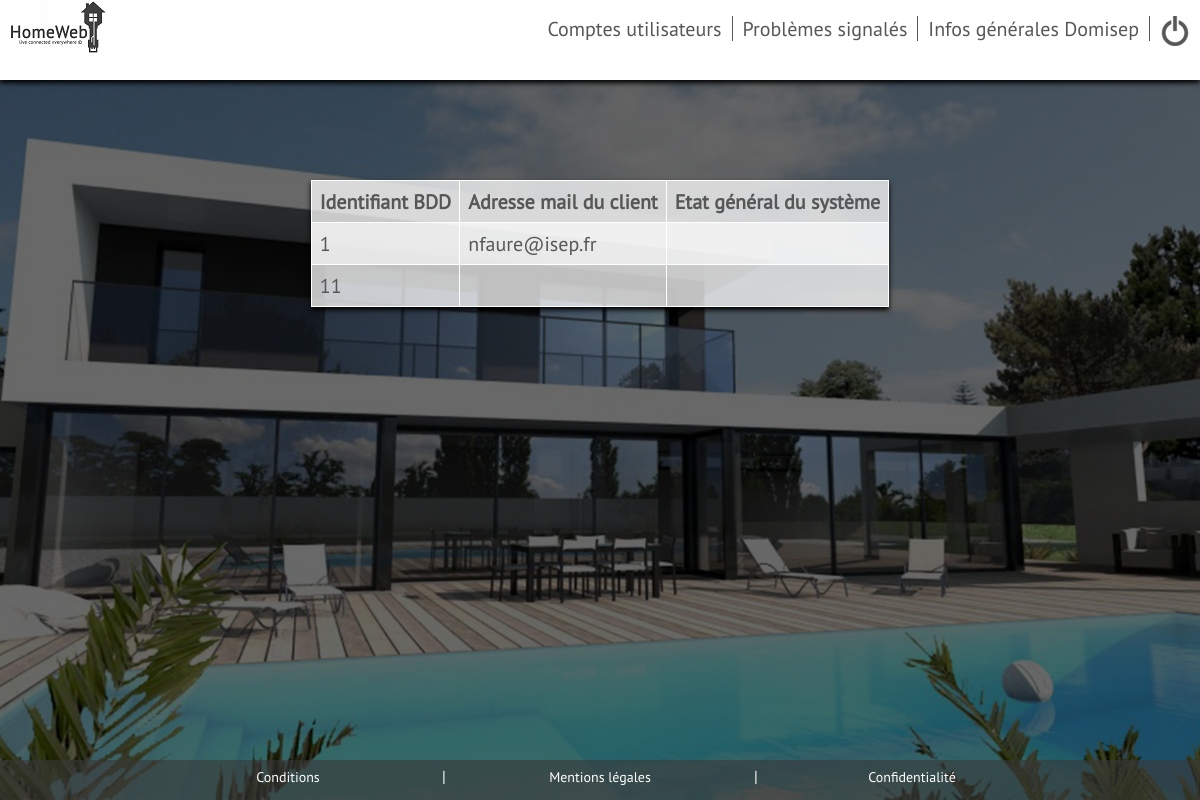
Screenshot of /Vues/admin.php (signed in) with the database file from the repository.
### tables this page shows
CREATE TABLE `utilisateurs` (
  `id` int(11) NOT NULL,
  `mail` varchar(255) NOT NULL,
  `mdp` varchar(255) NOT NULL
);

### Vues/admin.php (the view, shortened to what this page needs)
<!DOCTYPE HTML>
<?php
require("../Modele/connexionBDD.php");
?>
<html>
	<head>
		<link rel="stylesheet" type="text/css" href="../Styles/main.css" />
	</head>
	<body>
        <div id="page">
            <header>
                <?php
                include ("../entete2.php");
                ?>
            </header>
            <?php
            $reponse = $db->query('SELECT * FROM utilisateurs');
            ?>
            <table>
                <tr>
                    <th>Identifiant BDD</th>
                    <th>Adresse mail du client</th>
                    <th>Etat général du système</th>
                </tr>
            <?php
            while($donnees = $reponse->fetch())
            {
            ?>
                <tr>
                    <td><?php echo $donnees['id'];?></td>
                    <td><?php echo $donnees['mail'];?></td>
                    <td></td>
                </tr>
            <?php
            }
            ?>
            </table>
            <?php include ("../footer.php");?>
        </div>
	</body>
</html>

### Styles/main.css (style rules this page uses)
html, #page { height: 100%; width: 100%; }
body { background: url('../image/fond.png') ; background-position: center ; background-repeat: no-repeat ; background-attachment: fixed ; background-size: cover ; color: #575757; font-family: pt_sansregular; margin: 0px; height: 100%; }
header { display: flex; justify-content: space-between; background-color: white; box-shadow: 0px 3px 5px black; height: 10%; }
table { color:#575757; margin-top:100px; border-collapse: collapse; margin:auto; margin-top:100px; box-shadow: 0px 3px 5px black; font-size:20px; }
td, th { border: 1px solid white; text-align: left; padding: 8px; }
tr:nth-child(even) { background-color: rgba(255,255,255,0.9); }
tr:nth-child(odd) { background-color: rgba(255,255,255,0.75);; }

### rows the page displays
utilisateurs: id "1", mail "nfaure@isep.fr"
utilisateurs: id "11"
